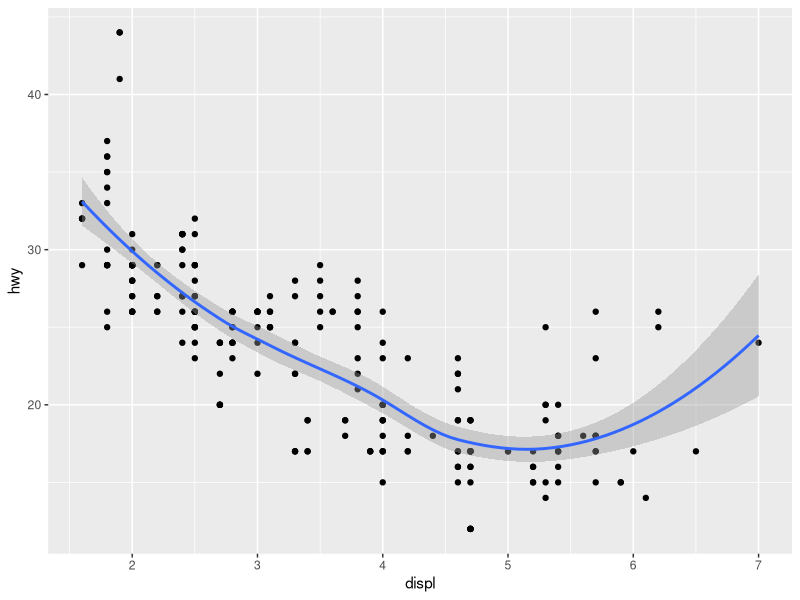
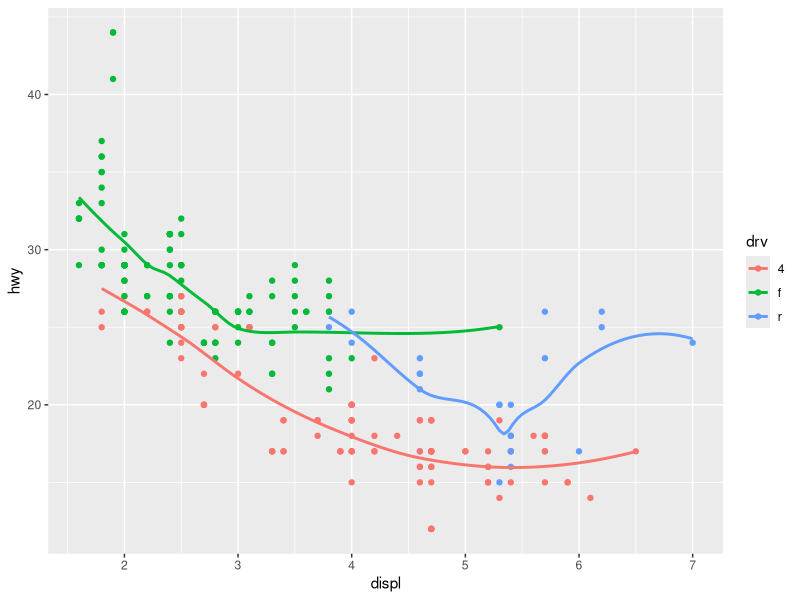
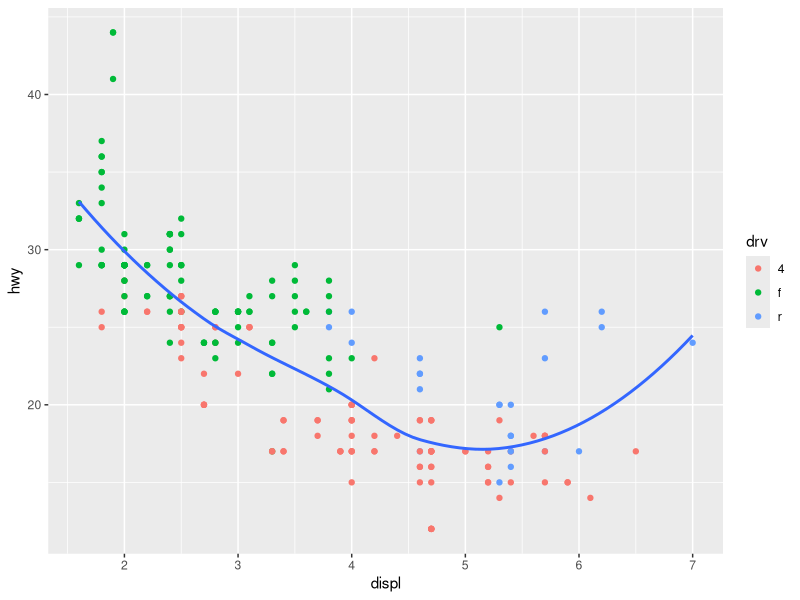
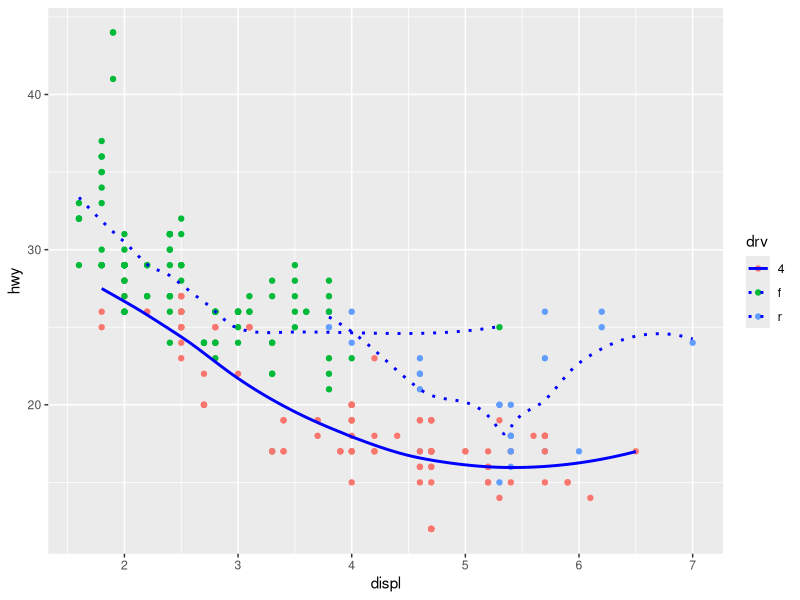
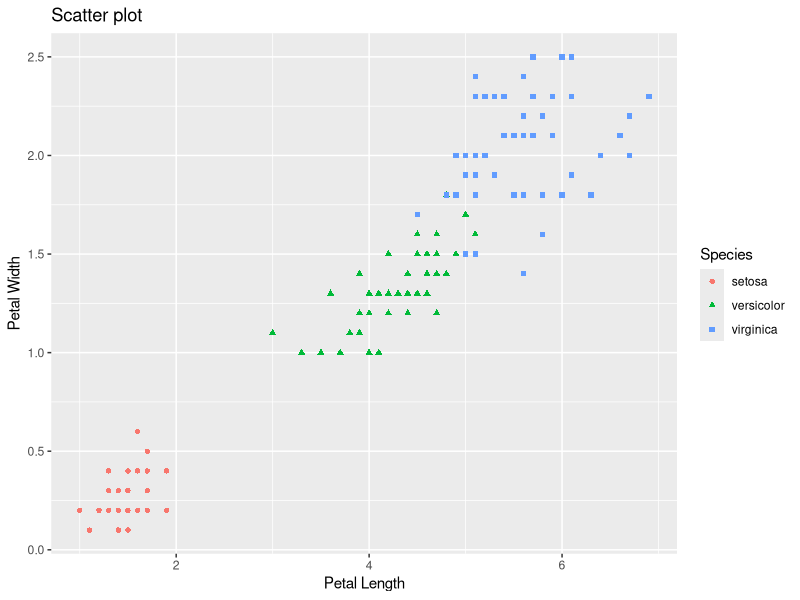
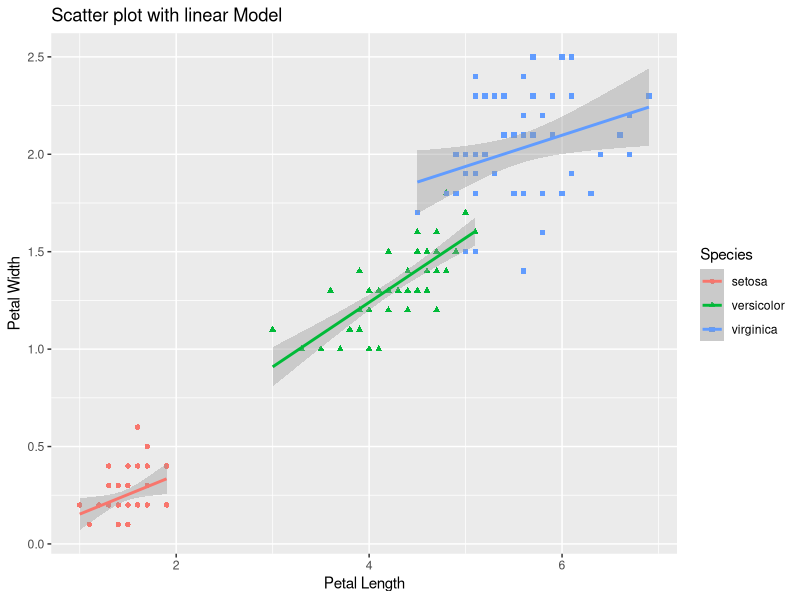
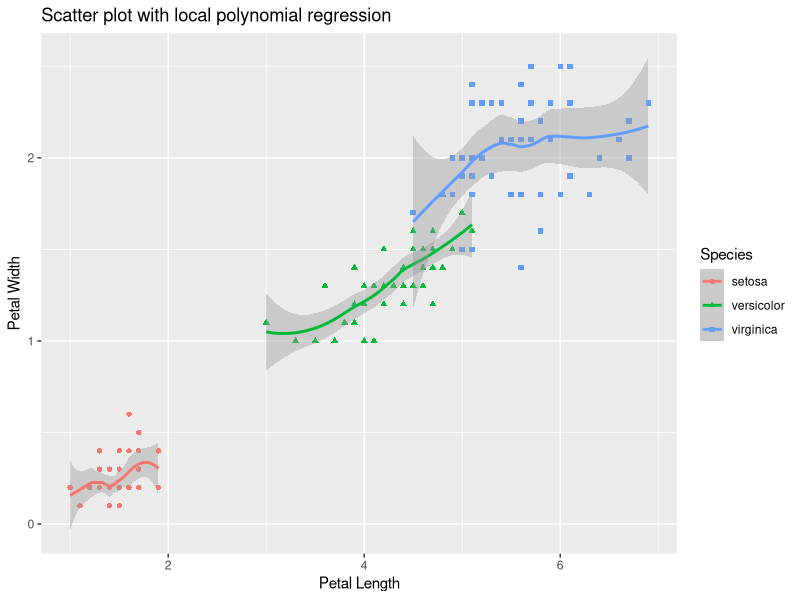
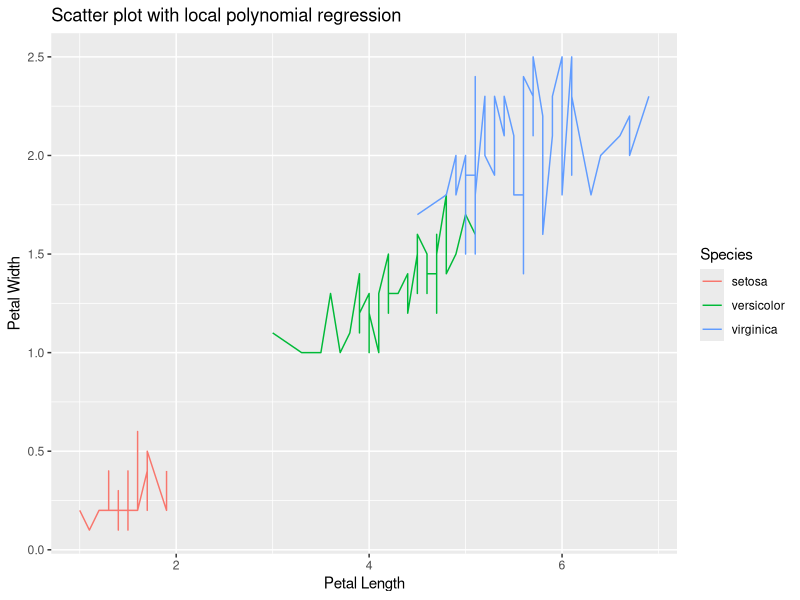

Write the R code that produced these figures, in order.
## ---- chunk 1
library(ggplot2)
data(mpg)
## ---- chunk 2
ggplot(data=mpg, aes(x=displ,y=hwy)) + geom_point() + geom_smooth() + scale_x_continuous("displ") + 
  scale_y_continuous("hwy")
## ---- chunk 3
ggplot(data=mpg, aes(x=displ,y=hwy, color=drv)) + geom_point() + 
  geom_smooth(se=FALSE) + scale_x_continuous("displ") + scale_y_continuous("hwy")
## ---- chunk 4
ggplot(data=mpg, aes(x=displ, y=hwy)) + geom_point(aes(color=drv)) + geom_smooth(se = FALSE) + 
  scale_x_continuous("displ") + scale_y_continuous("hwy")
## ---- chunk 5
ggplot(data=mpg, aes(x=displ, y=hwy, color=drv, linetype=drv, )) + geom_point() + 
  geom_smooth(data = subset(mpg, drv == "4"), se = FALSE, color = "blue") + 
  geom_smooth(data = subset(mpg, drv == "f"), se = FALSE, color = "blue") + 
  geom_smooth(data = subset(mpg, drv == "r"), se = FALSE, color = "blue") + 
  scale_x_continuous("displ") + scale_y_continuous("hwy") + 
  scale_linetype_manual(values = c("4" = "solid", "f" = "dotted", "r" = "dotted")) 
## ---- chunk 6
data(iris)
ggplot(data = iris, aes(x = Petal.Length, y = Petal.Width, color = Species, shape = Species)) + 
  geom_point() + scale_shape_manual(values = c("setosa" = 16, "versicolor" = 17, "virginica" = 15)) + 
  labs(x = "Petal Length", y = "Petal Width", title = "Scatter plot")
## ---- chunk 7
ggplot(data = iris, aes(x = Petal.Length, y = Petal.Width, color = Species, shape = Species)) + 
geom_point() + labs(x = "Petal Length", y = "Petal Width", title = "Scatter plot with linear Model") +
geom_smooth(method="lm")
## ---- chunk 8
ggplot(data = iris, aes(x = Petal.Length, y = Petal.Width, color = Species, shape = Species)) + 
geom_point() + labs(x = "Petal Length", y = "Petal Width", 
title = "Scatter plot with local polynomial regression") + geom_smooth(method = "loess")
## ---- chunk 9
ggplot(data = iris, aes(x = Petal.Length, y = Petal.Width, color = Species)) + 
geom_line(aes(group = Species)) +  
labs(x = "Petal Length", y = "Petal Width", title = "Scatter plot with local polynomial regression") 
## ---- chunk 10
ggplot(data = iris, aes(x = Petal.Length, y = Petal.Width, color = Species, shape = Species)) + 
  geom_point() + 
  geom_smooth(method = "lm") + 
  labs(x = "Petal Length", y = "Petal Width", title = "Faceting") +
  facet_wrap(vars(Species), scales = "free") + ylim(0,2.6)
## ---- chunk 11
ggplot(data = iris, aes(x = Petal.Length, y = Petal.Width, color = Species, shape = Species)) + 
  geom_point() + labs(x = "Petal Length", y = "Petal Width", title = "Faceting") +
  geom_smooth(method = "loess") + facet_wrap(vars(Species), scales = "free")
## ---- chunk 12
ggplot(data = iris, aes(x = Species, y = Petal.Length, fill = Species)) + 
  geom_boxplot(position = "dodge") + 
  labs(y = "Petal Length", title = "Box Plot") 
## ---- chunk 13
ggplot(data = iris, aes(x = Species, y = Petal.Length, fill = Species)) + 
  geom_violin(position = "dodge") + 
  labs(y = "Petal Length", title = "Violin Plot")
## ---- chunk 14
ggplot(data = iris, aes(x = Species, y = Petal.Length, fill = Species)) + 
  geom_violin(trim = FALSE, position = "dodge") + 
  geom_boxplot(width = 0.15, position = position_dodge(width = 20), fill = "orange") +
  labs(y = "Petal Length", title = "Violin/Box") 
## ---- chunk 15
library(ggridges)
ggplot(data = iris, aes(x = Petal.Length, y = Species, fill = Species)) + 
  geom_hline(yintercept = c(1, 2, 3), color = "black", size = .6) +  
  geom_density_ridges(scale = 1.75, rel_min_height = 0.01) + 
  labs(x = "Petal Length",y="frequency", title = "Ridgeline Plot of Petal Length by Species") + 
  theme_bw() + 
  theme(
    plot.title = element_text(face = "bold", size = 12), 
    legend.background = element_rect(fill = "white", linewidth = 2, colour = "white"),
    panel.grid.minor = element_blank()
  ) + expand_limits(y = c(0.5, 3.75))  
## ---- chunk 16
library(ggplot2)
species_counts <- as.data.frame(table(iris$Species))
colnames(species_counts) <- c("Species", "Count")
ggplot(species_counts, aes(x = "", y = Count, fill = Species)) + 
  geom_bar(stat = "identity", width = 1, color = "black") +  
  coord_polar("y") + 
  theme_void()
## ---- chunk 17
library(ggplot2)
ggplot(iris, aes(Petal.Length, fill = Species)) + 
geom_bar(position = "stack", color = "black", binwidth=0.10) + 
labs(y = "Frequency", title = "Histogram")
## ---- chunk 18
data(iris)
ggplot(data=iris,aes(x=Petal.Length, fill="red")) + 
geom_histogram(aes(y =..density..), binwidth = 0.10,col=I("black")) + geom_density(fill="blue",alpha=0.15) + labs(title = "density histograms overlayed by density curve")
## ---- chunk 19
ggplot(iris, aes(x = Petal.Length, fill = Species, color = Species)) + 
  geom_density(alpha = 0.4) + 
  labs(x = "Petal Length", y = "Density", 
  title = "Kernel Density Plot of Petal Length by Species") +
  theme_minimal()
## ---- chunk 20
setwd("/Users/jacobrichards/Desktop/Stat_405_R/Module 12")
college_rankings <- read.csv(file="College_Rankings_2014.csv",header=TRUE)
## ---- chunk 21
ggplot(data=college_rankings,aes(x=State,fill=Type, cols=Type)) + geom_bar() + 
theme(axis.text.x = element_text(size = 3, angle = 45, hjust = 1)) 
## ---- chunk 22
ggplot(data=college_rankings) + geom_density(aes(x=Acceptance.rate,fill = "red",alpha=0.05)) + 
  geom_density(aes(x=X6yr.Grad.rate,fill="blue",alpha=0.05)) + 
  labs(title = "Density curve of acceptance rate and 6 year graduation rate")
## ---- chunk 23
ggplot(data=college_rankings,aes(x=Enrollment,group=Type,fill=Type)) + geom_density() + labs(title="distribution of enrollment for public and private universities")
## ---- chunk 24
college_rankings$Rank <- as.numeric(college_rankings$Rank)
college_rankings <- college_rankings[order(college_rankings[,1],decreasing = TRUE),]
ggplot(data=college_rankings,aes(x=Rank,y=Tuition.in.state)) + geom_point() + geom_smooth() + 
  labs(title = "In state tuition by university rank (increasing)")
## ---- chunk 25
ggplot(data=college_rankings,aes(x=Rank,y=Freshman.retention.rate)) + geom_point() + geom_smooth() + 
  labs(title = "freshaman retention rate by rank (increasing)")
